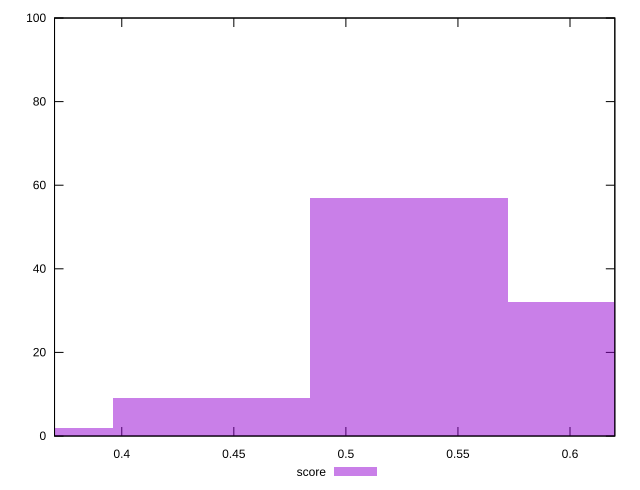

gnuplot code for this plot:
reset

$score <<EOF
0.44018493352918864 9
0.5282219202350265 57
0.35214794682335093 2
0.6162589069408642 32
EOF

set key outside below
set boxwidth 0.08803698670583773
set xrange [0.37:0.62]
set yrange [0:100]
set trange [0:100]
set style fill transparent solid 0.5 noborder
set terminal svg size 640, 490 enhanced background rgb 'white'
set output "report_00025_2021-02-22T21:38:55.199Z/mainthread-work-breakdown/samples/pages/score/histogram.svg"

plot $score title "score" with boxes

reset
